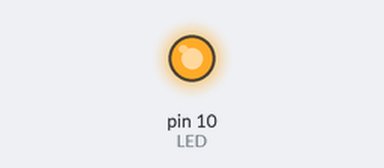
Recording of a sketch running on a simulated Arduino Mega 2560, built with avr-gcc and run on an emulated ATmega2560. Shown: output pins drawn as LEDs (lit = HIGH).

Above: at 2.5 s.
At 7.5 s:
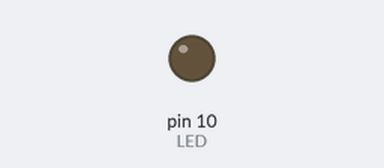
Timing chart, 0 to 13.0 s (numbered marks = the images above):
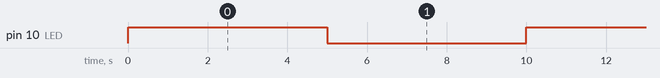

The sketch:

simple_led.ino
```cpp
#define LED 10  // The pin the LED is connected to
void setup() {
  pinMode(LED, OUTPUT); // Declare the LED as an output
}

void loop() {
  digitalWrite(LED, HIGH); // Turn the LED on
  delay(5000);
  digitalWrite(LED, LOW);
  delay(5000);
}
```

Measured:
- by itself, pin 10 (LED): alternates HIGH for 5.0 s and LOW for 5.0 s
